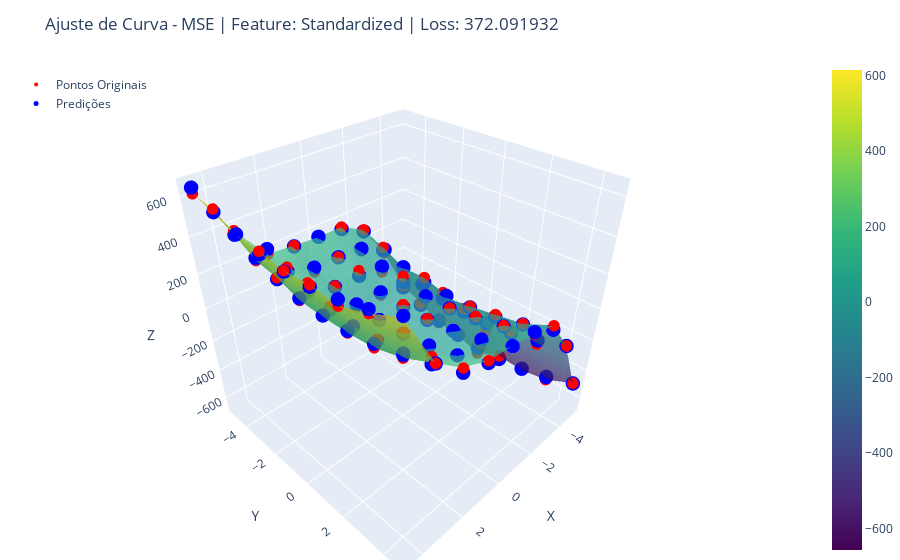

Notebook code for this chart:
### Markdown cell above
### MSE

### Code cell
_ = plot_best_by_loss(df_result, "MSE", df, features_normalized, features_standardized, show_original_points=True)
